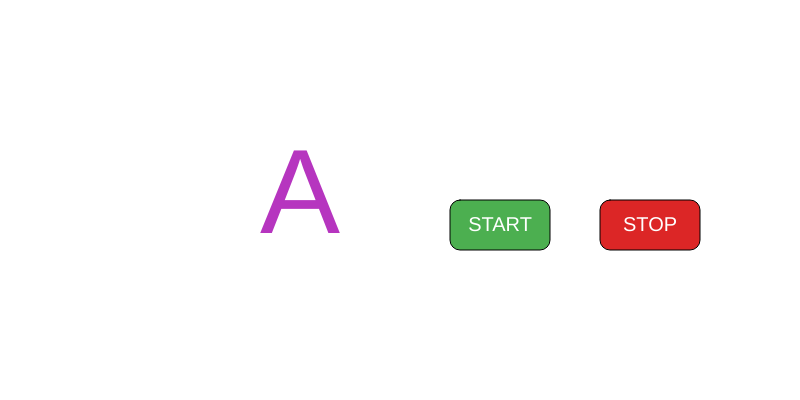
Frame 1 (no input)
Frame 60 (no input): identical to frame 1, image omitted
Frame 120 (the mouse pressed at the canvas centre since frame 60): identical to frame 1, image omitted

The p5.js sketch that drew this single still picture (run headless with seeded random() and noise() and a simulated clock; from frame 60 on, the mouse is pressed at the canvas centre):

// p5.js sketch
// ── sketch.js
var isAnimating = false;
var lastSwitchTime = 0;
var letters = ['A', 'B', 'C', 'D', 'E', 'F', 'G', 'H', 'I', 'J', 'K', 'L', 'M', 
               'N', 'O', 'P', 'Q', 'R', 'S', 'T', 'U', 'V', 'W', 'X', 'Y', 'Z'];
var currentLetter = 'A';
var currentColor;
var startButtonX = 450;
var startButtonY = 200;
var stopButtonX = 600;
var stopButtonY = 200;
var buttonWidth = 100;
var buttonHeight = 50;

function setup() {
    createCanvas(800, 400);
    currentColor = color(random(255), random(255), random(255));
}

function draw() {
    background(255);
    
    
    textSize(120);
    textAlign(CENTER, CENTER);
    fill(currentColor);
    text(currentLetter, width/2 - 100, height/2);
    
    
    fill('#4CAF50');
    rect(startButtonX, startButtonY, buttonWidth, buttonHeight, 10);
    fill(255);
    textAlign(CENTER, CENTER);
    textSize(20);
    text("START", startButtonX + buttonWidth/2, startButtonY + buttonHeight/2);
    
    
    fill('#dc2626');
    rect(stopButtonX, stopButtonY, buttonWidth, buttonHeight, 10);
    fill(255);
    textAlign(CENTER, CENTER);
    textSize(20);
    text("STOP", stopButtonX + buttonWidth/2, stopButtonY + buttonHeight/2);
    
    if (isAnimating && millis() - lastSwitchTime >= 500) {
        
        var randomIndex = Math.floor(random(letters.length));
        currentLetter = letters[randomIndex];
        
        
        currentColor = color(random(255), random(255), random(255));
        
        lastSwitchTime = millis();
    }
}

function mousePressed() {
    if (mouseX > startButtonX && mouseX < startButtonX + buttonWidth &&
        mouseY > startButtonY && mouseY < startButtonY + buttonHeight) {
        isAnimating = true;
        lastSwitchTime = millis();
    }
    
    if (mouseX > stopButtonX && mouseX < stopButtonX + buttonWidth &&
        mouseY > stopButtonY && mouseY < stopButtonY + buttonHeight) {
        isAnimating = false;
    }
} 
